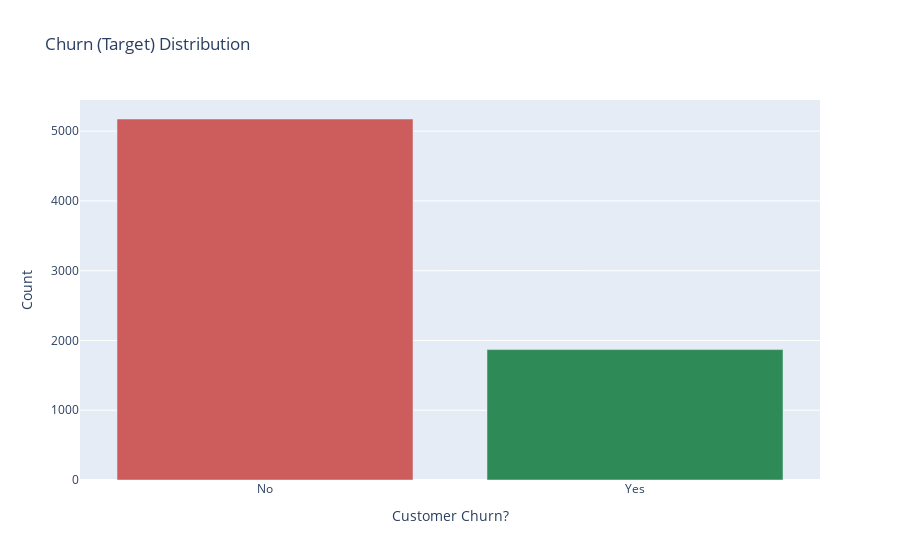

This figure's notebook cell:
### Code cell
print("CUSTOMERS %CHURN:")
print(round(df['Churn'].value_counts(normalize=True) * 100,2))

trace0 = go.Bar(
    x=df.groupby('Churn')['customerID'].count().index,
    y=df.groupby('Churn')['customerID'].count().values,
    marker=dict(
        color=['indianred', 'seagreen']),
)

data = [trace0]
layout = go.Layout(
    title='Churn (Target) Distribution', 
    xaxis=dict(
        title='Customer Churn?'),
    yaxis=dict(
        title='Count')
)

fig = go.Figure(data=data, layout=layout)
iplot(fig)

### Figure 1 — Plotly figure (JSON) as saved in the notebook; plotly's stock layout.template omitted (floating-point values rounded to 4 significant figures)
{"data": [{"marker": {"color": ["indianred", "seagreen"]}, "type": "bar", "x": ["No", "Yes"], "y": [5174, 1869]}], "layout": {"title": {"text": "Churn (Target) Distribution"}, "xaxis": {"title": {"text": "Customer Churn?"}}, "yaxis": {"title": {"text": "Count"}}}}
